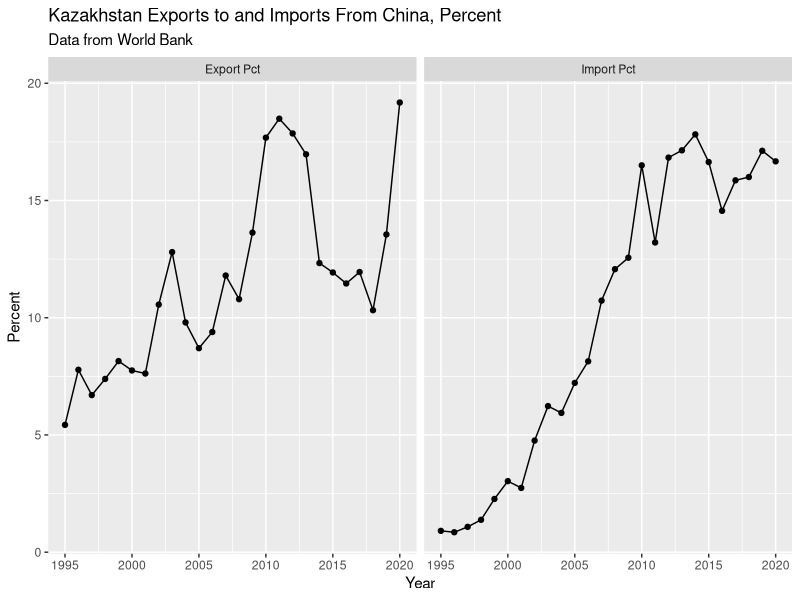
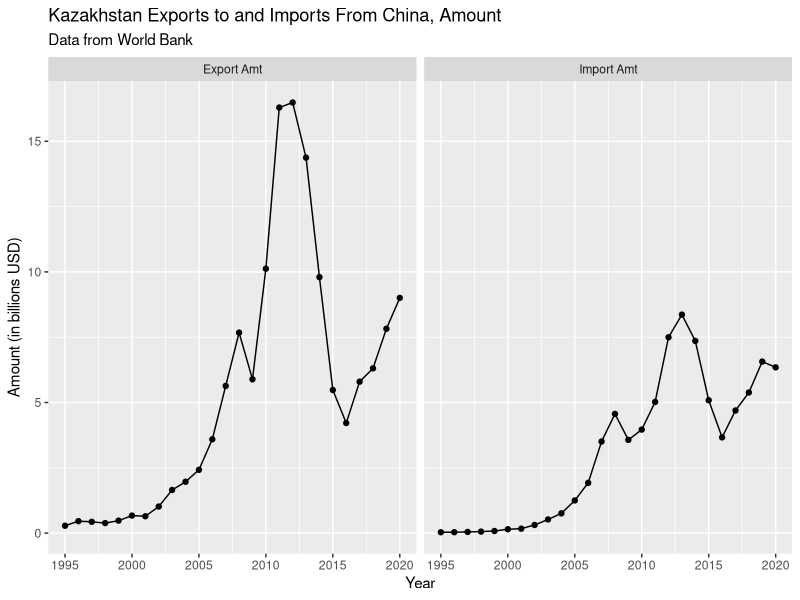

R code for these plots, in order:
## ---- chunk 1
knitr::opts_chunk$set(echo = FALSE)
library(tidyverse)
library(readr)
library(readxl)
library(cowplot)
options(scipen = 999)
## ---- chunk 2
kazakhstan <- read_xlsx("Kazakhstan China Data.xlsx")
## ---- chunk 3
percentage <- kazakhstan %>%
  filter(Type %in% c("Import Pct", "Export Pct"))

amount <- kazakhstan %>%
  filter(Type %in% c("Import Amt", "Export Amt")) %>%
  mutate(Value = Value/1000000)
## ---- chunk 4
pct <- ggplot(percentage, aes(x = Year, y = Value)) +
  geom_point() +
  geom_line() +
  labs(title = "Kazakhstan Exports to and Imports From China, Percent",
       subtitle = "Data from World Bank",
       y = "Percent") +
  facet_wrap(~Type)

pct
## ---- chunk 5
amt <- ggplot(amount, aes(x = Year, y = Value)) +
  geom_point() +
  geom_line() +
  labs(title = "Kazakhstan Exports to and Imports From China, Amount",
       subtitle = "Data from World Bank",
       y = "Amount (in billions USD)") +
  facet_wrap(~Type)

amt
